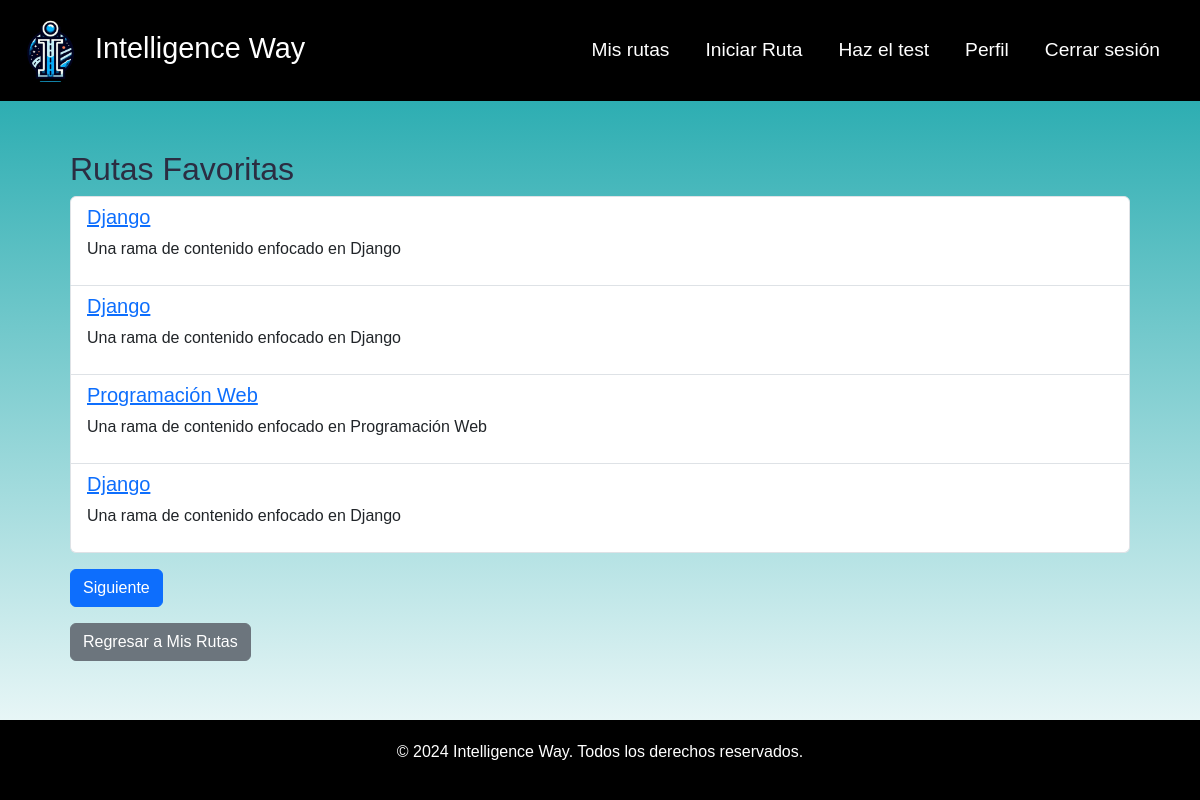
The page /route/my-routes/favorites/ (signed in) on the database as committed earlier.
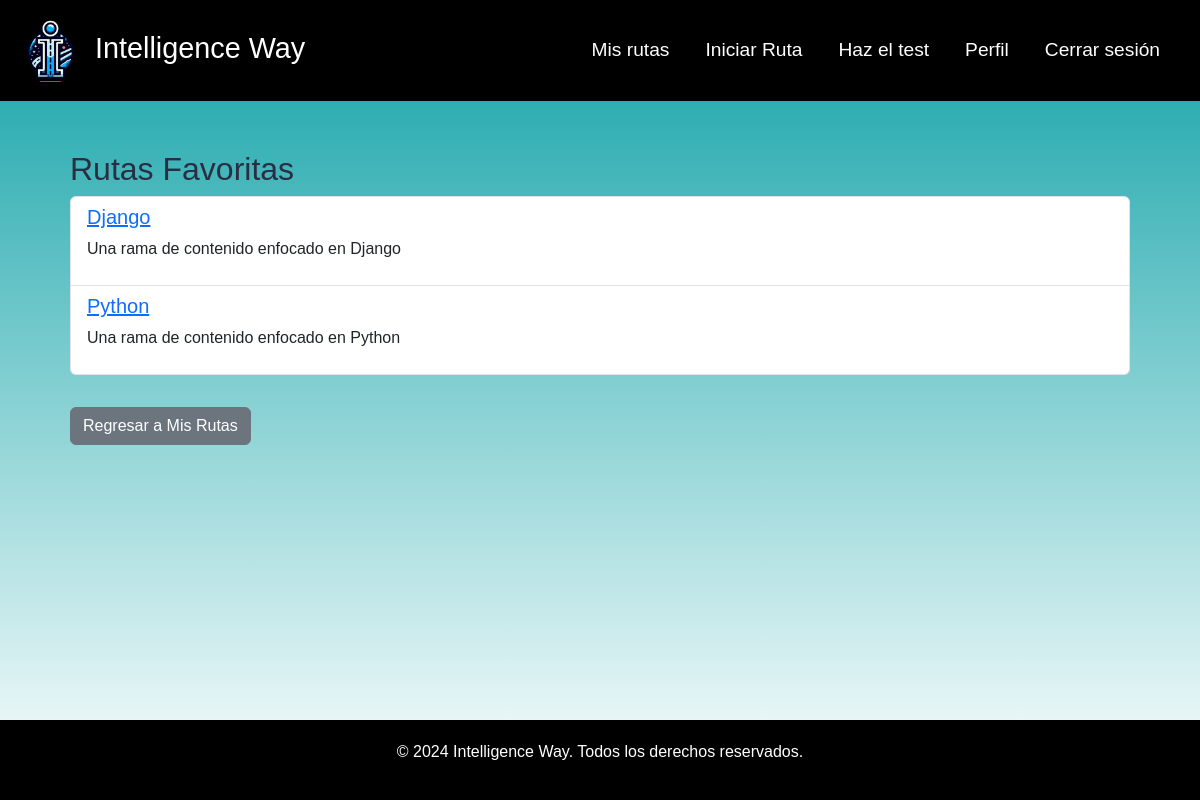
The same page on the database as committed later.
### route/models.py (models this page shows, shortened)
class RutaAprendizaje(models.Model):
    title = models.CharField(max_length=100)
    description = models.TextField(max_length=255)
    usuario = models.ForeignKey(User, on_delete=models.CASCADE)
    contenidos = models.ManyToManyField(Contenido, through='ProgresoContenido', related_name='rutas')
    completado = models.BooleanField(default=False)

### route/views.py (the view)
# urls.py: path('my-routes/favorites/', views.RutaFavoritasView.as_view(), name='ruta_favoritas'),
class RutaFavoritasView(ListView):
    model = RutaAprendizaje
    template_name = 'ruta_favoritas.html'
    context_object_name = 'rutas_favoritas'
    def get_queryset(self):
        favorito = Favorito.objects.filter(usuario=self.request.user).first()
        if favorito:
            return favorito.lista.all()
        return RutaAprendizaje.objects.none()  # Devolver un queryset vacío si no tiene favoritos
    def get(self, request, *args, **kwargs):
        queryset = self.get_queryset()
        paginator = Paginator(queryset, 4)
        page_number = request.GET.get('page')
        rutas_favoritas = paginator.get_page(page_number)
        return render(request, self.template_name, {'rutas_favoritas': rutas_favoritas, 'page_obj': rutas_favoritas})

### route/templates/ruta_favoritas.html (shortened to what this page needs)
{% extends "base.html" %}
{% block content %}
    <div class="container">
        <h2>Rutas Favoritas</h2>
        {% if rutas_favoritas %}
            <ul class="list-group">
                {% for ruta in rutas_favoritas %}
                    <li class="list-group-item">
                        <h5>
                            <a href="{% url 'ruta_detail' ruta.id %}">{{ ruta.title }}</a>
                        </h5>
                        <p>{{ ruta.description }}</p>
                    </li>
                {% endfor %}
            </ul>
            <div class="d-flex justify-content-between mt-3">
                {% if rutas_favoritas.has_next %}
                    <a class="btn btn-primary" href="?page={{ rutas_favoritas.next_page_number }}">Siguiente</a>
                {% endif %}
            </div>
        {% else %}
            <p>No tienes rutas favoritas aún.</p>
        {% endif %}
        <div class="mt-3">
            <a href="{% url 'my_routes' %}" class="btn btn-secondary">Regresar a Mis Rutas</a>
        </div>
    </div>
{% endblock %}

Rows that differ between the two databases and show on the page:
removed RutaAprendizaje: title "Django", description "Una rama de contenido enfocado en Django"
removed RutaAprendizaje: title "Django", description "Una rama de contenido enfocado en Django"
removed RutaAprendizaje: title "Programación Web", description "Una rama de contenido enfocado en Programación Web"
now on this page (row unchanged): RutaAprendizaje: title "Python", description "Una rama de contenido enfocado en Python"
Other text that changed with them:
text no longer shown: "Siguiente"
